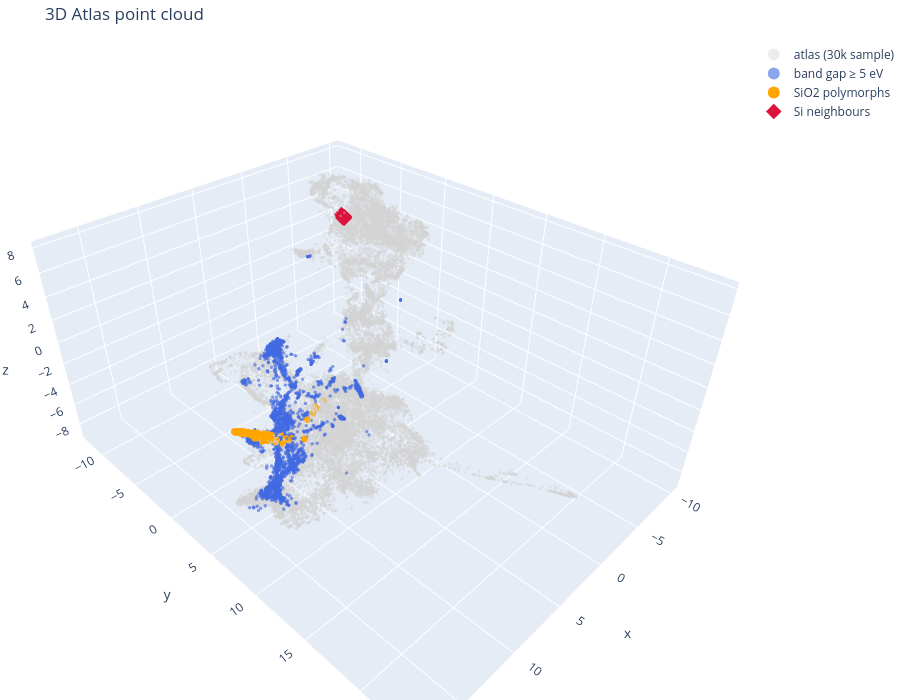

The notebook cell saved with this chart:
### Code cell
sample = df_cloud.sample(30_000, random_state=0)

fig = go.Figure()
fig.add_scatter3d(
    x=sample.x, y=sample.y, z=sample.z, mode="markers", name="atlas (30k sample)",
    marker=dict(size=1.5, color="lightgrey", opacity=0.4), hoverinfo="skip",
)
gap = df_cloud[df_cloud.id.isin(wide_gap)]
fig.add_scatter3d(
    x=gap.x, y=gap.y, z=gap.z, mode="markers", name="band gap ≥ 5 eV",
    marker=dict(size=2, color="royalblue", opacity=0.6), text=gap.id, hoverinfo="text",
)
fig.add_scatter3d(
    x=sio2.x, y=sio2.y, z=sio2.z, mode="markers", name="SiO2 polymorphs",
    marker=dict(size=4, color="orange"), text=sio2.ids, hoverinfo="text",
)
fig.add_scatter3d(
    x=si_neighbours.x, y=si_neighbours.y, z=si_neighbours.z, mode="markers", name="Si neighbours",
    marker=dict(size=5, color="crimson", symbol="diamond"), text=si_neighbours.ids, hoverinfo="text",
)
fig.update_layout(
    title="3D Atlas point cloud", height=700, margin=dict(l=0, r=0, t=40, b=0),
    scene=dict(xaxis_title="x", yaxis_title="y", zaxis_title="z"),
    legend=dict(itemsizing="constant"),
)
fig

### Figure 1 — Plotly figure (JSON) as saved in the notebook; plotly's stock layout.template omitted (floating-point values rounded to 4 significant figures; data arrays with more than 128 entries replaced by an {"elided": "..."} marker saying what was removed)
{"data": [{"hoverinfo": "skip", "marker": {"color": "lightgrey", "opacity": 0.4, "size": 1.5}, "mode": "markers", "name": "atlas (30k sample)", "type": "scatter3d", "x": {"elided": "30000 float values"}, "y": {"elided": "30000 float values"}, "z": {"elided": "30000 float values"}}, {"hoverinfo": "text", "marker": {"color": "royalblue", "opacity": 0.6, "size": 2}, "mode": "markers", "name": "band gap ≥ 5 eV", "text": {"elided": "3841 str values"}, "type": "scatter3d", "x": {"elided": "3841 float values"}, "y": {"elided": "3841 float values"}, "z": {"elided": "3841 float values"}}, {"hoverinfo": "text", "marker": {"color": "orange", "size": 4}, "mode": "markers", "name": "SiO2 polymorphs", "text": {"elided": "321 str values"}, "type": "scatter3d", "x": {"elided": "321 float values"}, "y": {"elided": "321 float values"}, "z": {"elided": "321 float values"}}, {"hoverinfo": "text", "marker": {"color": "crimson", "size": 5, "symbol": "diamond"}, "mode": "markers", "name": "Si neighbours", "text": ["mp-165", "mp-1079297", "mp-999200", "mp-1196961", "mp-971662", "mp-1203790", "mp-1204627", "mp-1220969", "mp-1220929", "mp-1199894", "mp-1094056", "mp-1202745", "mp-971661", "mp-1221235", "mp-1095269", "mp-1204046", "mp-1201492", "mp-1200830", "mp-1220932", "mp-30185", "mp-1221185", "mp-1220793", "mp-186", "mp-1180295", "mp-4877", "mp-16836", "mp-168", "mp-1203554", "mp-1072544", "mp-1224497", "mp-531", "mp-1104400", "mp-16220", "mp-1040468", "mp-995193", "mp-30186", "mp-1195858", "mp-571520", "mp-1245041", "mp-1244971", "mp-18228", "mp-1245242", "mp-1229228", "mp-640551", "mp-1228316", "mp-644693", "mp-1228259", "mp-1214507"], "type": "scatter3d", "x": [-4.021, -4.022, -4.006, -3.994, -3.993, -3.99, -3.993, -4.0, -4.005, -3.987, -3.99, -3.988, -4.008, -4.031, -4.03, -3.996, -3.994, -3.989, -4.043, -4.034, -4.068, -4.069, -4.097, -4.088, -4.108, -4.1, -4.029, -4.015, -3.987, -4.095, -4.094, -4.085, -3.95, -4.057, -4.053, -4.102, -3.97, -3.932, -3.907, -3.909, -4.116, -3.897, -4.102, -4.095, -4.074, -3.852, -4.075, -4.029], "y": [-4.894, -4.902, -4.923, -4.9, -4.898, -4.898, -4.902, -4.897, -4.894, -4.904, -4.873, -4.912, -4.905, -4.883, -4.897, -4.907, -4.908, -4.907, -4.884, -4.943, -4.879, -4.875, -4.862, -4.869, -4.869, -4.87, -4.834, -5.007, -4.948, -4.909, -4.908, -4.858, -4.951, -4.835, -4.836, -4.928, -4.919, -4.863, -4.915, -4.91, -4.917, -4.915, -4.936, -4.951, -4.974, -4.98, -4.964, -5.022], "z": [5.694, 5.722, 5.703, 5.651, 5.65, 5.645, 5.656, 5.648, 5.647, 5.666, 5.652, 5.663, 5.7, 5.651, 5.755, 5.688, 5.673, 5.672, 5.66, 5.691, 5.674, 5.673, 5.68, 5.684, 5.665, 5.677, 5.799, 5.648, 5.701, 5.603, 5.589, 5.78, 5.815, 5.708, 5.702, 5.673, 5.752, 5.884, 5.916, 5.917, 5.678, 5.907, 5.67, 5.656, 5.648, 6.015, 5.663, 5.6]}], "layout": {"height": 700, "legend": {"itemsizing": "constant"}, "margin": {"b": 0, "l": 0, "r": 0, "t": 40}, "scene": {"xaxis": {"title": {"text": "x"}}, "yaxis": {"title": {"text": "y"}}, "zaxis": {"title": {"text": "z"}}}, "title": {"text": "3D Atlas point cloud"}}}
